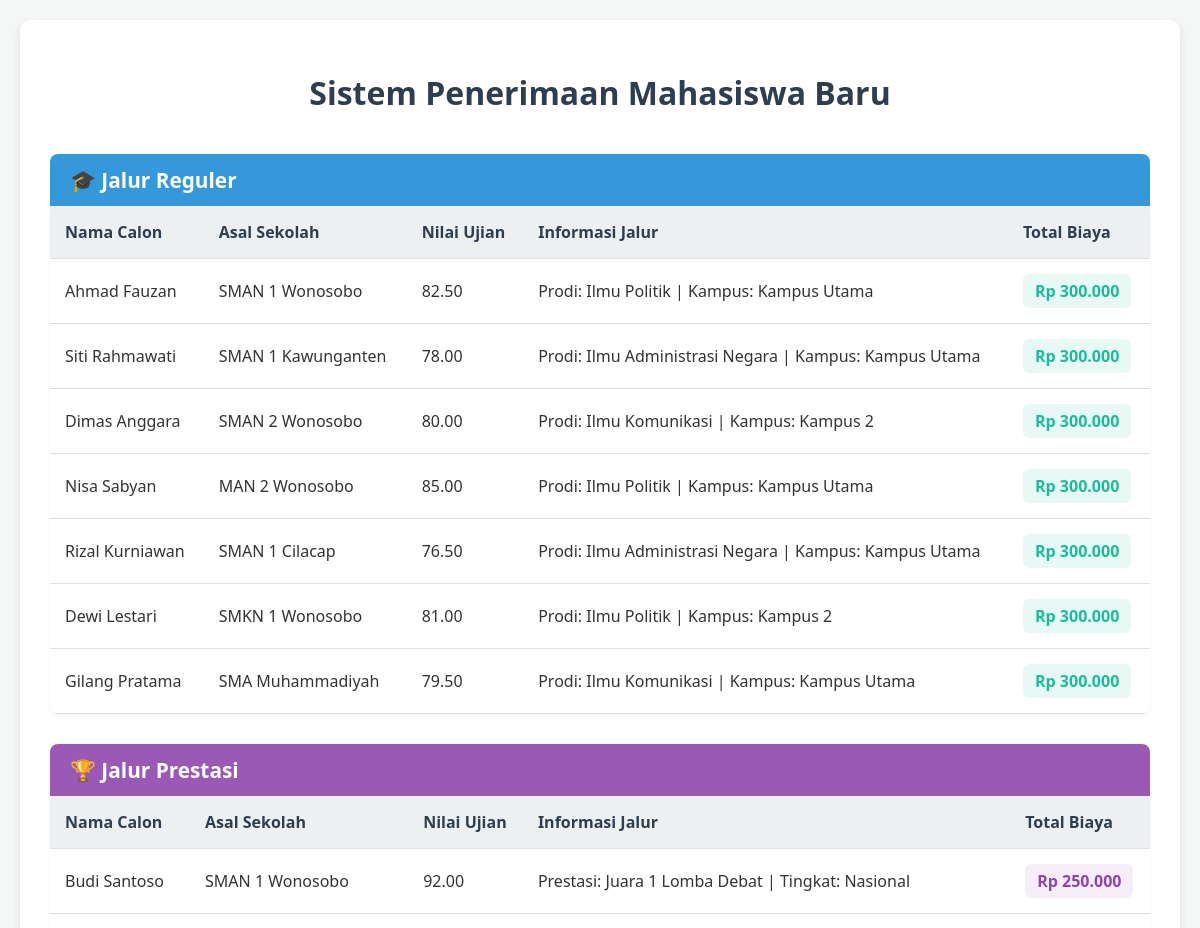
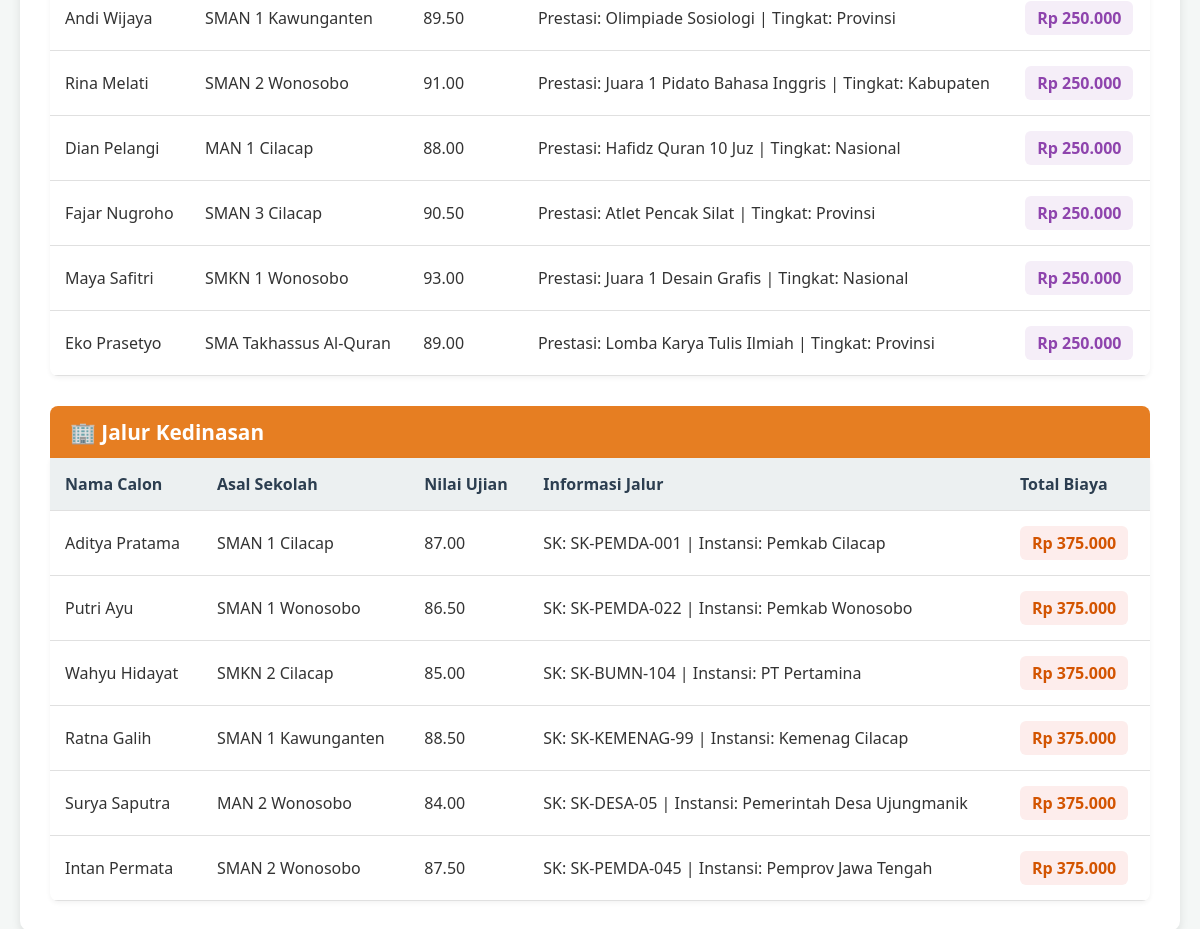
The page / on the database its author committed (2 pictures, top to bottom).
### tables this page shows
CREATE TABLE `tabel_pendaftaran` (
  `id_pendaftaran` int NOT NULL,
  `nama_calon` varchar(100) NOT NULL,
  `asal_sekolah` varchar(100) NOT NULL,
  `nilai_ujian` decimal(5,2) NOT NULL,
  `biaya_pendaftaran_dasar` decimal(10,2) NOT NULL,
  `jalur_pendaftaran` enum('Reguler','Prestasi','Kedinasan') NOT NULL,
  `pilihan_prodi` varchar(100) DEFAULT NULL,
  `lokasi_kampus` varchar(100) DEFAULT NULL,
  `jenis_prestasi` varchar(100) DEFAULT NULL,
  `tingkat_prestasi` varchar(50) DEFAULT NULL,
  `sk_ikatan_dinas` varchar(100) DEFAULT NULL,
  `instansi_sponsor` varchar(100) DEFAULT NULL
);

### index.php (the view, shortened to what this page needs)
<?php
$db = new mysqli("localhost", "root", "", "db_simulasi_pbo_kelas_gilangrinakitwisnuadhityasumirat");
abstract class Pendaftaran {
    protected $nama_calon;
    protected $asal_sekolah;
    protected $nilai_ujian;
    public function __construct($id, $nama, $asal, $nilai, $biayaDasar) {
        $this->nama_calon = $nama;
        $this->asal_sekolah = $asal;
        $this->nilai_ujian = $nilai;
        $this->biayaPendaftaranDasar = $biayaDasar;
    }
    public function getNama() { return $this->nama_calon; }
    public function getAsalSekolah() { return $this->asal_sekolah; }
    public function getNilai() { return $this->nilai_ujian; }
}
class PendaftaranReguler extends Pendaftaran {
    private $pilihanProdi;
    private $lokasiKampus;
    public function __construct($id, $nama, $asal, $nilai, $biayaDasar, $prodi, $lokasi) {
        $this->pilihanProdi = $prodi;
        $this->lokasiKampus = $lokasi;
    }
    public function hitungTotalBiaya() { return $this->biayaPendaftaranDasar; }
    public function tampilkanInfoJalur() { return "Prodi: " . $this->pilihanProdi . " | Kampus: " . $this->lokasiKampus; }
    public static function getDaftarReguler($koneksi) {
        $data = [];
        $result = $koneksi->query("SELECT * FROM tabel_pendaftaran WHERE jalur_pendaftaran = 'Reguler'");
        if ($result) {
            while ($row = $result->fetch_assoc()) {
                $data[] = new PendaftaranReguler(
                    $row['id_pendaftaran'], $row['nama_calon'], $row['asal_sekolah'],
                    $row['nilai_ujian'], $row['biaya_pendaftaran_dasar'],
                    $row['pilihan_prodi'] ?? '', $row['lokasi_kampus'] ?? ''
                );
            }
        }
        return $data;
    }
}
class PendaftaranPrestasi extends Pendaftaran {
    private $jenisPrestasi;
    private $tingkatPrestasi;
    public function __construct($id, $nama, $asal, $nilai, $biayaDasar, $jenis, $tingkat) {
        $this->jenisPrestasi = $jenis;
        $this->tingkatPrestasi = $tingkat;
    }
    public function hitungTotalBiaya() { return $this->biayaPendaftaranDasar - 50000; }
    public function tampilkanInfoJalur() { return "Prestasi: " . $this->jenisPrestasi . " | Tingkat: " . $this->tingkatPrestasi; }
    public static function getDaftarPrestasi($koneksi) {
        $data = [];
        $result = $koneksi->query("SELECT * FROM tabel_pendaftaran WHERE jalur_pendaftaran = 'Prestasi'");
        if ($result) {
            while ($row = $result->fetch_assoc()) {
                $data[] = new PendaftaranPrestasi(
                    $row['id_pendaftaran'], $row['nama_calon'], $row['asal_sekolah'],
                    $row['nilai_ujian'], $row['biaya_pendaftaran_dasar'],
                    $row['jenis_prestasi'] ?? '', $row['tingkat_prestasi'] ?? ''
                );
            }
        }
        return $data;
    }
}
class PendaftaranKedinasan extends Pendaftaran {
    private $skIkatanDinas;
    private $instansiSponsor;
    public function __construct($id, $nama, $asal, $nilai, $biayaDasar, $sk, $instansi) {
        $this->skIkatanDinas = $sk;
        $this->instansiSponsor = $instansi;
    }
    public function hitungTotalBiaya() { return $this->biayaPendaftaranDasar * 1.25; }
    public function tampilkanInfoJalur() { return "SK: " . $this->skIkatanDinas . " | Instansi: " . $this->instansiSponsor; }
    public static function getDaftarKedinasan($koneksi) {
        $data = [];
        $result = $koneksi->query("SELECT * FROM tabel_pendaftaran WHERE jalur_pendaftaran = 'Kedinasan'");
        if ($result) {
            while ($row = $result->fetch_assoc()) {
                $data[] = new PendaftaranKedinasan(
                    $row['id_pendaftaran'], $row['nama_calon'], $row['asal_sekolah'],
                    $row['nilai_ujian'], $row['biaya_pendaftaran_dasar'],
                    $row['sk_ikatan_dinas'] ?? '', $row['instansi_sponsor'] ?? ''
                );
            }
        }
        return $data;
    }
}
$dataReguler = PendaftaranReguler::getDaftarReguler($db);
$dataPrestasi = PendaftaranPrestasi::getDaftarPrestasi($db);
$dataKedinasan = PendaftaranKedinasan::getDaftarKedinasan($db);
?>
<!DOCTYPE html>
<html lang="id">
<head>
</head>
<body>
<div class="container">
    <h1>Sistem Penerimaan Mahasiswa Baru</h1>
    <h2 class="section-title">🎓 Jalur Reguler</h2>
    <table>
        <tr><th>Nama Calon</th><th>Asal Sekolah</th><th>Nilai Ujian</th><th>Informasi Jalur</th><th>Total Biaya</th></tr>
        <?php foreach ($dataReguler as $mhs): ?>
        <tr>
            <td><?= $mhs->getNama(); ?></td>
            <td><?= $mhs->getAsalSekolah(); ?></td>
            <td><?= number_format($mhs->getNilai(), 2); ?></td>
            <td><?= $mhs->tampilkanInfoJalur(); ?></td>
            <td><span class="badge">Rp <?= number_format($mhs->hitungTotalBiaya(), 0, ',', '.'); ?></span></td>
        </tr>
        <?php endforeach; ?>
    </table>
    <h2 class="section-title" style="background-color: #9B59B6;">🏆 Jalur Prestasi</h2>
    <table>
        <tr><th>Nama Calon</th><th>Asal Sekolah</th><th>Nilai Ujian</th><th>Informasi Jalur</th><th>Total Biaya</th></tr>
        <?php foreach ($dataPrestasi as $mhs): ?>
        <tr>
            <td><?= $mhs->getNama(); ?></td>
            <td><?= $mhs->getAsalSekolah(); ?></td>
            <td><?= number_format($mhs->getNilai(), 2); ?></td>
            <td><?= $mhs->tampilkanInfoJalur(); ?></td>
            <td><span class="badge" style="color: #8E44AD; background-color: #F5EEF8;">Rp <?= number_format($mhs->hitungTotalBiaya(), 0, ',', '.'); ?></span></td>
        </tr>
        <?php endforeach; ?>
    </table>
    <h2 class="section-title" style="background-color: #E67E22;">🏢 Jalur Kedinasan</h2>
    <table>
        <tr><th>Nama Calon</th><th>Asal Sekolah</th><th>Nilai Ujian</th><th>Informasi Jalur</th><th>Total Biaya</th></tr>
        <?php foreach ($dataKedinasan as $mhs): ?>
        <tr>
            <td><?= $mhs->getNama(); ?></td>
            <td><?= $mhs->getAsalSekolah(); ?></td>
            <td><?= number_format($mhs->getNilai(), 2); ?></td>
            <td><?= $mhs->tampilkanInfoJalur(); ?></td>
            <td><span class="badge" style="color: #D35400; background-color: #FDEDEC;">Rp <?= number_format($mhs->hitungTotalBiaya(), 0, ',', '.'); ?></span></td>
        </tr>
        <?php endforeach; ?>
    </table>
</div>
</body>
</html>

### index.php (style rules this page uses)
body { font-family: 'Segoe UI', Tahoma, sans-serif; background-color: #F4F7F6; color: #333; margin: 0; padding: 20px; }
.container { max-width: 1100px; margin: 0 auto; background-color: #fff; padding: 30px; border-radius: 10px; box-shadow: 0 4px 10px rgba(0,0,0,0.1); }
h1 { text-align: center; color: #2C3E50; margin-bottom: 40px; }
.section-title { background-color: #3498DB; color: white; padding: 12px 20px; border-radius: 8px 8px 0 0; margin-bottom: 0; font-size: 1.3em; margin-top: 30px; }
table { width: 100%; border-collapse: collapse; background-color: #fff; border-radius: 0 0 8px 8px; overflow: hidden; box-shadow: 0 2px 5px rgba(0,0,0,0.05); }
th, td { padding: 15px; text-align: left; border-bottom: 1px solid #E0E0E0; }
th { background-color: #ECF0F1; color: #2C3E50; font-weight: 600; }
.badge { background-color: #E8F8F5; color: #1ABC9C; padding: 6px 12px; border-radius: 6px; font-weight: bold; display: inline-block; }

### rows shown on the page
tabel_pendaftaran: nama_calon "Ahmad Fauzan", asal_sekolah "SMAN 1 Wonosobo", nilai_ujian "82.50", $mhs->tampilkanInfoJalur() "Prodi: Ilmu Politik | Kampus: Kampus Utama", biaya_pendaftaran_dasar "300.000"
tabel_pendaftaran: nama_calon "Siti Rahmawati", asal_sekolah "SMAN 1 Kawunganten", nilai_ujian "78.00", $mhs->tampilkanInfoJalur() "Prodi: Ilmu Administrasi Negara | Kampus: Kampus Utama", biaya_pendaftaran_dasar "300.000"
tabel_pendaftaran: nama_calon "Dimas Anggara", asal_sekolah "SMAN 2 Wonosobo", nilai_ujian "80.00", $mhs->tampilkanInfoJalur() "Prodi: Ilmu Komunikasi | Kampus: Kampus 2", biaya_pendaftaran_dasar "300.000"
tabel_pendaftaran: nama_calon "Nisa Sabyan", asal_sekolah "MAN 2 Wonosobo", nilai_ujian "85.00", $mhs->tampilkanInfoJalur() "Prodi: Ilmu Politik | Kampus: Kampus Utama", biaya_pendaftaran_dasar "300.000"
tabel_pendaftaran: nama_calon "Rizal Kurniawan", asal_sekolah "SMAN 1 Cilacap", nilai_ujian "76.50", $mhs->tampilkanInfoJalur() "Prodi: Ilmu Administrasi Negara | Kampus: Kampus Utama", biaya_pendaftaran_dasar "300.000"
tabel_pendaftaran: nama_calon "Dewi Lestari", asal_sekolah "SMKN 1 Wonosobo", nilai_ujian "81.00", $mhs->tampilkanInfoJalur() "Prodi: Ilmu Politik | Kampus: Kampus 2", biaya_pendaftaran_dasar "300.000"
tabel_pendaftaran: nama_calon "Gilang Pratama", asal_sekolah "SMA Muhammadiyah", nilai_ujian "79.50", $mhs->tampilkanInfoJalur() "Prodi: Ilmu Komunikasi | Kampus: Kampus Utama", biaya_pendaftaran_dasar "300.000"
tabel_pendaftaran: nama_calon "Budi Santoso", asal_sekolah "SMAN 1 Wonosobo", nilai_ujian "92.00", $mhs->tampilkanInfoJalur() "Prestasi: Juara 1 Lomba Debat | Tingkat: Nasional", biaya_pendaftaran_dasar "250.000"
tabel_pendaftaran: nama_calon "Andi Wijaya", asal_sekolah "SMAN 1 Kawunganten", nilai_ujian "89.50", $mhs->tampilkanInfoJalur() "Prestasi: Olimpiade Sosiologi | Tingkat: Provinsi", biaya_pendaftaran_dasar "250.000"
tabel_pendaftaran: nama_calon "Rina Melati", asal_sekolah "SMAN 2 Wonosobo", nilai_ujian "91.00", $mhs->tampilkanInfoJalur() "Prestasi: Juara 1 Pidato Bahasa Inggris | Tingkat: Kabupaten", biaya_pendaftaran_dasar "250.000"
tabel_pendaftaran: nama_calon "Dian Pelangi", asal_sekolah "MAN 1 Cilacap", nilai_ujian "88.00", $mhs->tampilkanInfoJalur() "Prestasi: Hafidz Quran 10 Juz | Tingkat: Nasional", biaya_pendaftaran_dasar "250.000"
tabel_pendaftaran: nama_calon "Fajar Nugroho", asal_sekolah "SMAN 3 Cilacap", nilai_ujian "90.50", $mhs->tampilkanInfoJalur() "Prestasi: Atlet Pencak Silat | Tingkat: Provinsi", biaya_pendaftaran_dasar "250.000"
tabel_pendaftaran: nama_calon "Maya Safitri", asal_sekolah "SMKN 1 Wonosobo", nilai_ujian "93.00", $mhs->tampilkanInfoJalur() "Prestasi: Juara 1 Desain Grafis | Tingkat: Nasional", biaya_pendaftaran_dasar "250.000"
tabel_pendaftaran: nama_calon "Eko Prasetyo", asal_sekolah "SMA Takhassus Al-Quran", nilai_ujian "89.00", $mhs->tampilkanInfoJalur() "Prestasi: Lomba Karya Tulis Ilmiah | Tingkat: Provinsi", biaya_pendaftaran_dasar "250.000"
tabel_pendaftaran: nama_calon "Aditya Pratama", asal_sekolah "SMAN 1 Cilacap", nilai_ujian "87.00", $mhs->tampilkanInfoJalur() "SK: SK-PEMDA-001 | Instansi: Pemkab Cilacap", biaya_pendaftaran_dasar "375.000"
tabel_pendaftaran: nama_calon "Putri Ayu", asal_sekolah "SMAN 1 Wonosobo", nilai_ujian "86.50", $mhs->tampilkanInfoJalur() "SK: SK-PEMDA-022 | Instansi: Pemkab Wonosobo", biaya_pendaftaran_dasar "375.000"
tabel_pendaftaran: nama_calon "Wahyu Hidayat", asal_sekolah "SMKN 2 Cilacap", nilai_ujian "85.00", $mhs->tampilkanInfoJalur() "SK: SK-BUMN-104 | Instansi: PT Pertamina", biaya_pendaftaran_dasar "375.000"
tabel_pendaftaran: nama_calon "Ratna Galih", asal_sekolah "SMAN 1 Kawunganten", nilai_ujian "88.50", $mhs->tampilkanInfoJalur() "SK: SK-KEMENAG-99 | Instansi: Kemenag Cilacap", biaya_pendaftaran_dasar "375.000"
tabel_pendaftaran: nama_calon "Surya Saputra", asal_sekolah "MAN 2 Wonosobo", nilai_ujian "84.00", $mhs->tampilkanInfoJalur() "SK: SK-DESA-05 | Instansi: Pemerintah Desa Ujungmanik", biaya_pendaftaran_dasar "375.000"
tabel_pendaftaran: nama_calon "Intan Permata", asal_sekolah "SMAN 2 Wonosobo", nilai_ujian "87.50", $mhs->tampilkanInfoJalur() "SK: SK-PEMDA-045 | Instansi: Pemprov Jawa Tengah", biaya_pendaftaran_dasar "375.000"
